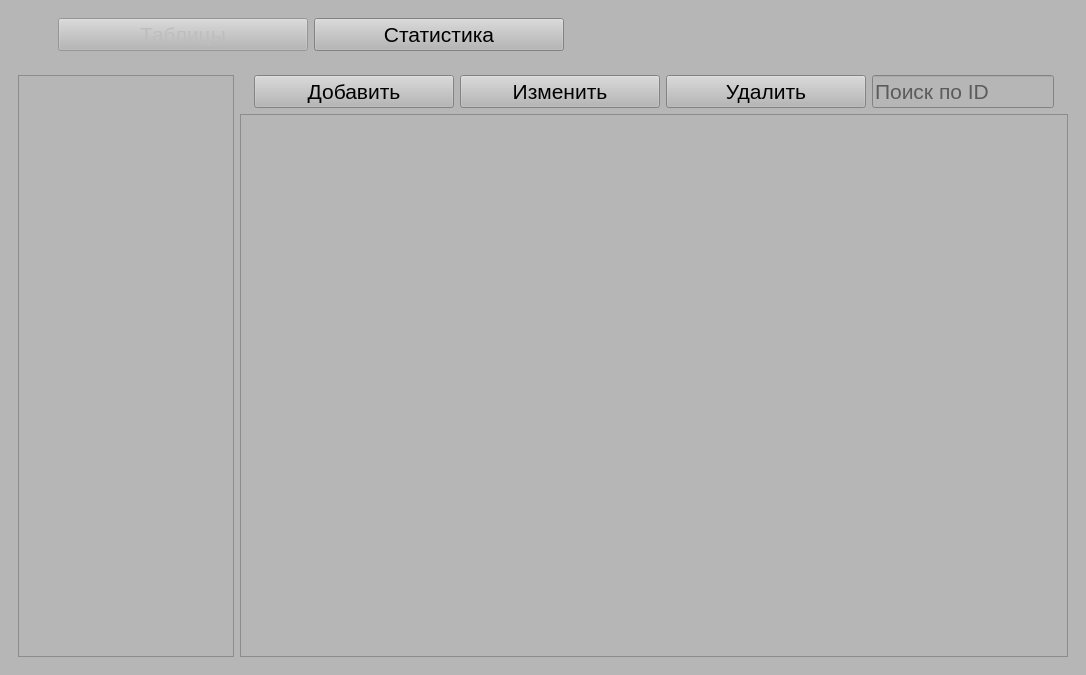
<?xml version="1.0" encoding="UTF-8"?>
<ui version="4.0">
 <class>MainWindow</class>
 <widget class="QMainWindow" name="MainWindow">
  <property name="geometry">
   <rect>
    <x>0</x>
    <y>0</y>
    <width>1086</width>
    <height>675</height>
   </rect>
  </property>
  <property name="font">
   <font>
    <family>Arial</family>
    <pointsize>16</pointsize>
   </font>
  </property>
  <property name="windowTitle">
   <string>MainWindow</string>
  </property>
  <property name="styleSheet">
   <string notr="true">background-color: rgb(182, 182, 182)</string>
  </property>
  <widget class="QWidget" name="centralwidget">
   <property name="font">
    <font>
     <family>Arial</family>
     <pointsize>16</pointsize>
    </font>
   </property>
   <layout class="QVBoxLayout" name="verticalLayout_2">
    <item>
     <widget class="QWidget" name="navButtons" native="true">
      <property name="enabled">
       <bool>true</bool>
      </property>
      <layout class="QVBoxLayout" name="verticalLayout_4">
       <item>
        <layout class="QHBoxLayout" name="layouy">
         <item>
          <spacer name="horizontalSpacer_3">
           <property name="orientation">
            <enum>Qt::Horizontal</enum>
           </property>
           <property name="sizeType">
            <enum>QSizePolicy::Fixed</enum>
           </property>
           <property name="sizeHint" stdset="0">
            <size>
             <width>40</width>
             <height>20</height>
            </size>
           </property>
          </spacer>
         </item>
         <item>
          <widget class="QPushButton" name="ShowTables">
           <property name="enabled">
            <bool>false</bool>
           </property>
           <property name="minimumSize">
            <size>
             <width>250</width>
             <height>0</height>
            </size>
           </property>
           <property name="font">
            <font>
             <family>Arial</family>
             <pointsize>16</pointsize>
            </font>
           </property>
           <property name="text">
            <string>Таблицы</string>
           </property>
          </widget>
         </item>
         <item>
          <widget class="QPushButton" name="ShowStats">
           <property name="enabled">
            <bool>true</bool>
           </property>
           <property name="minimumSize">
            <size>
             <width>250</width>
             <height>0</height>
            </size>
           </property>
           <property name="font">
            <font>
             <family>Arial</family>
             <pointsize>16</pointsize>
            </font>
           </property>
           <property name="text">
            <string>Статистика</string>
           </property>
          </widget>
         </item>
         <item>
          <spacer name="horizontalSpacer_4">
           <property name="orientation">
            <enum>Qt::Horizontal</enum>
           </property>
           <property name="sizeHint" stdset="0">
            <size>
             <width>40</width>
             <height>20</height>
            </size>
           </property>
          </spacer>
         </item>
        </layout>
       </item>
      </layout>
     </widget>
    </item>
    <item>
     <widget class="QStackedWidget" name="stackedWidget">
      <property name="enabled">
       <bool>true</bool>
      </property>
      <property name="font">
       <font>
        <stylestrategy>PreferDefault</stylestrategy>
        <kerning>true</kerning>
       </font>
      </property>
      <property name="currentIndex">
       <number>0</number>
      </property>
      <widget class="QWidget" name="Tables">
       <layout class="QHBoxLayout" name="horizontalLayout_3">
        <item>
         <widget class="QListWidget" name="TabelList">
          <property name="minimumSize">
           <size>
            <width>200</width>
            <height>0</height>
           </size>
          </property>
          <property name="maximumSize">
           <size>
            <width>250</width>
            <height>16777215</height>
           </size>
          </property>
          <property name="font">
           <font>
            <family>Arial</family>
            <pointsize>16</pointsize>
           </font>
          </property>
         </widget>
        </item>
        <item>
         <layout class="QVBoxLayout" name="verticalLayout">
          <item>
           <layout class="QHBoxLayout" name="horizontalLayout">
            <item>
             <spacer name="horizontalSpacer">
              <property name="orientation">
               <enum>Qt::Horizontal</enum>
              </property>
              <property name="sizeType">
               <enum>QSizePolicy::Expanding</enum>
              </property>
              <property name="sizeHint" stdset="0">
               <size>
                <width>25</width>
                <height>20</height>
               </size>
              </property>
             </spacer>
            </item>
            <item>
             <widget class="QPushButton" name="Add">
              <property name="minimumSize">
               <size>
                <width>200</width>
                <height>0</height>
               </size>
              </property>
              <property name="font">
               <font>
                <family>Arial</family>
                <pointsize>16</pointsize>
               </font>
              </property>
              <property name="text">
               <string>Добавить</string>
              </property>
             </widget>
            </item>
            <item>
             <widget class="QPushButton" name="Update">
              <property name="minimumSize">
               <size>
                <width>200</width>
                <height>0</height>
               </size>
              </property>
              <property name="font">
               <font>
                <family>Arial</family>
                <pointsize>16</pointsize>
               </font>
              </property>
              <property name="text">
               <string>Изменить</string>
              </property>
             </widget>
            </item>
            <item>
             <widget class="QPushButton" name="Delete">
              <property name="minimumSize">
               <size>
                <width>200</width>
                <height>0</height>
               </size>
              </property>
              <property name="font">
               <font>
                <family>Arial</family>
                <pointsize>16</pointsize>
               </font>
              </property>
              <property name="text">
               <string>Удалить</string>
              </property>
             </widget>
            </item>
            <item>
             <widget class="QLineEdit" name="TableSearch">
              <property name="font">
               <font>
                <family>Arial</family>
                <pointsize>16</pointsize>
               </font>
              </property>
              <property name="placeholderText">
               <string>Поиск по ID</string>
              </property>
             </widget>
            </item>
            <item>
             <spacer name="horizontalSpacer_2">
              <property name="orientation">
               <enum>Qt::Horizontal</enum>
              </property>
              <property name="sizeType">
               <enum>QSizePolicy::Expanding</enum>
              </property>
              <property name="sizeHint" stdset="0">
               <size>
                <width>25</width>
                <height>20</height>
               </size>
              </property>
             </spacer>
            </item>
           </layout>
          </item>
          <item>
           <widget class="QTableWidget" name="Table">
            <property name="font">
             <font>
              <family>Arial</family>
              <pointsize>16</pointsize>
             </font>
            </property>
            <property name="editTriggers">
             <set>QAbstractItemView::NoEditTriggers</set>
            </property>
            <property name="selectionMode">
             <enum>QAbstractItemView::SingleSelection</enum>
            </property>
            <property name="selectionBehavior">
             <enum>QAbstractItemView::SelectRows</enum>
            </property>
            <property name="textElideMode">
             <enum>Qt::ElideNone</enum>
            </property>
            <attribute name="horizontalHeaderVisible">
             <bool>true</bool>
            </attribute>
            <attribute name="horizontalHeaderMinimumSectionSize">
             <number>60</number>
            </attribute>
            <attribute name="horizontalHeaderDefaultSectionSize">
             <number>200</number>
            </attribute>
            <attribute name="verticalHeaderVisible">
             <bool>false</bool>
            </attribute>
           </widget>
          </item>
         </layout>
        </item>
       </layout>
      </widget>
      <widget class="QWidget" name="Stats">
       <property name="styleSheet">
        <string notr="true">font: 16pt &quot;Arial&quot;;</string>
       </property>
       <layout class="QHBoxLayout" name="horizontalLayout_4">
        <item>
         <layout class="QVBoxLayout" name="verticalLayout_5">
          <item>
           <spacer name="verticalSpacer_5">
            <property name="orientation">
             <enum>Qt::Vertical</enum>
            </property>
            <property name="sizeType">
             <enum>QSizePolicy::Fixed</enum>
            </property>
            <property name="sizeHint" stdset="0">
             <size>
              <width>20</width>
              <height>40</height>
             </size>
            </property>
           </spacer>
          </item>
          <item>
           <widget class="QLabel" name="AvgCompletionTime">
            <property name="text">
             <string>Количество выполненных заявок</string>
            </property>
           </widget>
          </item>
          <item>
           <spacer name="verticalSpacer_4">
            <property name="orientation">
             <enum>Qt::Vertical</enum>
            </property>
            <property name="sizeType">
             <enum>QSizePolicy::Fixed</enum>
            </property>
            <property name="sizeHint" stdset="0">
             <size>
              <width>20</width>
              <height>40</height>
             </size>
            </property>
           </spacer>
          </item>
          <item>
           <widget class="QLabel" name="CompleteSum">
            <property name="text">
             <string>Среднее время выполнения заявки</string>
            </property>
           </widget>
          </item>
          <item>
           <spacer name="verticalSpacer_3">
            <property name="orientation">
             <enum>Qt::Vertical</enum>
            </property>
            <property name="sizeType">
             <enum>QSizePolicy::Fixed</enum>
            </property>
            <property name="sizeHint" stdset="0">
             <size>
              <width>20</width>
              <height>40</height>
             </size>
            </property>
           </spacer>
          </item>
         </layout>
        </item>
        <item>
         <widget class="QWidget" name="widget" native="true">
          <property name="maximumSize">
           <size>
            <width>600</width>
            <height>16777215</height>
           </size>
          </property>
          <layout class="QVBoxLayout" name="verticalLayout_7">
           <item>
            <widget class="QLabel" name="AvgCompletionTime_2">
             <property name="text">
              <string>Типы заболеваний</string>
             </property>
            </widget>
           </item>
           <item>
            <widget class="QListWidget" name="DiseaseTypes"/>
           </item>
          </layout>
         </widget>
        </item>
       </layout>
      </widget>
      <widget class="QWidget" name="login">
       <widget class="QWidget" name="verticalLayoutWidget_2">
        <property name="geometry">
         <rect>
          <x>380</x>
          <y>170</y>
          <width>321</width>
          <height>231</height>
         </rect>
        </property>
        <layout class="QVBoxLayout" name="verticalLayout_3">
         <item>
          <widget class="QLabel" name="label">
           <property name="font">
            <font>
             <family>Arial</family>
             <pointsize>24</pointsize>
            </font>
           </property>
           <property name="text">
            <string>Авторизация</string>
           </property>
           <property name="alignment">
            <set>Qt::AlignCenter</set>
           </property>
          </widget>
         </item>
         <item>
          <widget class="QLineEdit" name="loginText">
           <property name="font">
            <font>
             <family>Arial</family>
             <pointsize>20</pointsize>
            </font>
           </property>
           <property name="placeholderText">
            <string>Логин</string>
           </property>
          </widget>
         </item>
         <item>
          <spacer name="verticalSpacer_2">
           <property name="orientation">
            <enum>Qt::Vertical</enum>
           </property>
           <property name="sizeHint" stdset="0">
            <size>
             <width>20</width>
             <height>40</height>
            </size>
           </property>
          </spacer>
         </item>
         <item>
          <widget class="QLineEdit" name="passwordText">
           <property name="font">
            <font>
             <family>Arial</family>
             <pointsize>20</pointsize>
            </font>
           </property>
           <property name="placeholderText">
            <string>Пароль</string>
           </property>
          </widget>
         </item>
         <item>
          <spacer name="verticalSpacer">
           <property name="orientation">
            <enum>Qt::Vertical</enum>
           </property>
           <property name="sizeHint" stdset="0">
            <size>
             <width>20</width>
             <height>40</height>
            </size>
           </property>
          </spacer>
         </item>
         <item>
          <layout class="QHBoxLayout" name="horizontalLayout_2">
           <item>
            <spacer name="horizontalSpacer_5">
             <property name="orientation">
              <enum>Qt::Horizontal</enum>
             </property>
             <property name="sizeType">
              <enum>QSizePolicy::Fixed</enum>
             </property>
             <property name="sizeHint" stdset="0">
              <size>
               <width>40</width>
               <height>20</height>
              </size>
             </property>
            </spacer>
           </item>
           <item>
            <widget class="QPushButton" name="LoginButton">
             <property name="font">
              <font>
               <family>Arial</family>
               <pointsize>16</pointsize>
              </font>
             </property>
             <property name="text">
              <string>Вход</string>
             </property>
            </widget>
           </item>
           <item>
            <spacer name="horizontalSpacer_6">
             <property name="orientation">
              <enum>Qt::Horizontal</enum>
             </property>
             <property name="sizeType">
              <enum>QSizePolicy::Fixed</enum>
             </property>
             <property name="sizeHint" stdset="0">
              <size>
               <width>40</width>
               <height>20</height>
              </size>
             </property>
            </spacer>
           </item>
          </layout>
         </item>
         <item>
          <widget class="QLabel" name="loginInfo">
           <property name="font">
            <font>
             <family>Arial</family>
             <pointsize>16</pointsize>
            </font>
           </property>
           <property name="text">
            <string/>
           </property>
           <property name="alignment">
            <set>Qt::AlignCenter</set>
           </property>
          </widget>
         </item>
        </layout>
       </widget>
      </widget>
     </widget>
    </item>
   </layout>
  </widget>
 </widget>
 <resources/>
 <connections/>
</ui>
